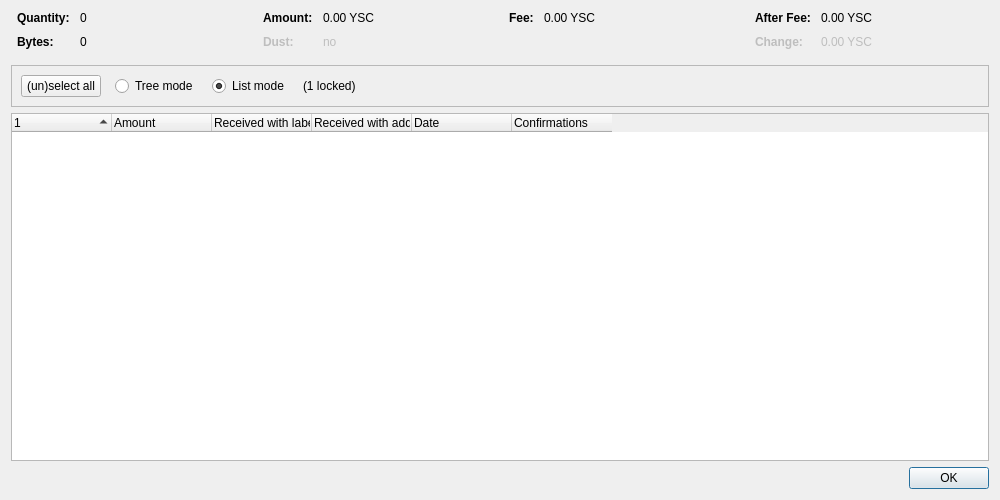
<?xml version="1.0" encoding="UTF-8"?>
<ui version="4.0">
 <class>CoinControlDialog</class>
 <widget class="QDialog" name="CoinControlDialog">
  <property name="geometry">
   <rect>
    <x>0</x>
    <y>0</y>
    <width>1000</width>
    <height>500</height>
   </rect>
  </property>
  <property name="windowTitle">
   <string>Coin Selection</string>
  </property>
  <layout class="QVBoxLayout" name="verticalLayout">
   <item>
    <layout class="QHBoxLayout" name="horizontalLayoutTop" stretch="0,0,0,0">
     <property name="topMargin">
      <number>0</number>
     </property>
     <property name="bottomMargin">
      <number>10</number>
     </property>
     <item>
      <layout class="QFormLayout" name="formLayoutCoinControl1">
       <property name="horizontalSpacing">
        <number>10</number>
       </property>
       <property name="verticalSpacing">
        <number>10</number>
       </property>
       <property name="leftMargin">
        <number>6</number>
       </property>
       <property name="rightMargin">
        <number>6</number>
       </property>
       <item row="0" column="0">
        <widget class="QLabel" name="labelCoinControlQuantityText">
         <property name="font">
          <font>
           <weight>75</weight>
           <bold>true</bold>
          </font>
         </property>
         <property name="text">
          <string>Quantity:</string>
         </property>
        </widget>
       </item>
       <item row="0" column="1">
        <widget class="QLabel" name="labelCoinControlQuantity">
         <property name="cursor">
          <cursorShape>IBeamCursor</cursorShape>
         </property>
         <property name="contextMenuPolicy">
          <enum>Qt::ActionsContextMenu</enum>
         </property>
         <property name="text">
          <string notr="true">0</string>
         </property>
         <property name="textInteractionFlags">
          <set>Qt::LinksAccessibleByMouse|Qt::TextSelectableByKeyboard|Qt::TextSelectableByMouse</set>
         </property>
        </widget>
       </item>
       <item row="1" column="0">
        <widget class="QLabel" name="labelCoinControlBytesText">
         <property name="font">
          <font>
           <weight>75</weight>
           <bold>true</bold>
          </font>
         </property>
         <property name="text">
          <string>Bytes:</string>
         </property>
        </widget>
       </item>
       <item row="1" column="1">
        <widget class="QLabel" name="labelCoinControlBytes">
         <property name="cursor">
          <cursorShape>IBeamCursor</cursorShape>
         </property>
         <property name="contextMenuPolicy">
          <enum>Qt::ActionsContextMenu</enum>
         </property>
         <property name="text">
          <string notr="true">0</string>
         </property>
         <property name="textInteractionFlags">
          <set>Qt::LinksAccessibleByMouse|Qt::TextSelectableByKeyboard|Qt::TextSelectableByMouse</set>
         </property>
        </widget>
       </item>
      </layout>
     </item>
     <item>
      <layout class="QFormLayout" name="formLayoutCoinControl2">
       <property name="horizontalSpacing">
        <number>10</number>
       </property>
       <property name="verticalSpacing">
        <number>10</number>
       </property>
       <property name="leftMargin">
        <number>6</number>
       </property>
       <property name="rightMargin">
        <number>6</number>
       </property>
       <item row="0" column="0">
        <widget class="QLabel" name="labelCoinControlAmountText">
         <property name="font">
          <font>
           <weight>75</weight>
           <bold>true</bold>
          </font>
         </property>
         <property name="text">
          <string>Amount:</string>
         </property>
        </widget>
       </item>
       <item row="0" column="1">
        <widget class="QLabel" name="labelCoinControlAmount">
         <property name="cursor">
          <cursorShape>IBeamCursor</cursorShape>
         </property>
         <property name="contextMenuPolicy">
          <enum>Qt::ActionsContextMenu</enum>
         </property>
         <property name="text">
          <string notr="true">0.00 YSC</string>
         </property>
         <property name="textInteractionFlags">
          <set>Qt::LinksAccessibleByMouse|Qt::TextSelectableByKeyboard|Qt::TextSelectableByMouse</set>
         </property>
        </widget>
       </item>
       <item row="1" column="0">
        <widget class="QLabel" name="labelCoinControlLowOutputText">
         <property name="enabled">
          <bool>false</bool>
         </property>
         <property name="font">
          <font>
           <weight>75</weight>
           <bold>true</bold>
          </font>
         </property>
         <property name="text">
          <string>Dust:</string>
         </property>
        </widget>
       </item>
       <item row="1" column="1">
        <widget class="QLabel" name="labelCoinControlLowOutput">
         <property name="enabled">
          <bool>false</bool>
         </property>
         <property name="cursor">
          <cursorShape>IBeamCursor</cursorShape>
         </property>
         <property name="contextMenuPolicy">
          <enum>Qt::ActionsContextMenu</enum>
         </property>
         <property name="text">
          <string notr="true">no</string>
         </property>
         <property name="textInteractionFlags">
          <set>Qt::LinksAccessibleByMouse|Qt::TextSelectableByKeyboard|Qt::TextSelectableByMouse</set>
         </property>
        </widget>
       </item>
      </layout>
     </item>
     <item>
      <layout class="QFormLayout" name="formLayoutCoinControl3">
       <property name="horizontalSpacing">
        <number>10</number>
       </property>
       <property name="verticalSpacing">
        <number>10</number>
       </property>
       <property name="leftMargin">
        <number>6</number>
       </property>
       <property name="rightMargin">
        <number>6</number>
       </property>
       <item row="0" column="0">
        <widget class="QLabel" name="labelCoinControlFeeText">
         <property name="font">
          <font>
           <weight>75</weight>
           <bold>true</bold>
          </font>
         </property>
         <property name="text">
          <string>Fee:</string>
         </property>
        </widget>
       </item>
       <item row="0" column="1">
        <widget class="QLabel" name="labelCoinControlFee">
         <property name="cursor">
          <cursorShape>IBeamCursor</cursorShape>
         </property>
         <property name="contextMenuPolicy">
          <enum>Qt::ActionsContextMenu</enum>
         </property>
         <property name="text">
          <string notr="true">0.00 YSC</string>
         </property>
         <property name="textInteractionFlags">
          <set>Qt::LinksAccessibleByMouse|Qt::TextSelectableByKeyboard|Qt::TextSelectableByMouse</set>
         </property>
        </widget>
       </item>
      </layout>
     </item>
     <item>
      <layout class="QFormLayout" name="formLayoutCoinControl4">
       <property name="horizontalSpacing">
        <number>10</number>
       </property>
       <property name="verticalSpacing">
        <number>10</number>
       </property>
       <property name="leftMargin">
        <number>6</number>
       </property>
       <property name="rightMargin">
        <number>6</number>
       </property>
       <item row="0" column="0">
        <widget class="QLabel" name="labelCoinControlAfterFeeText">
         <property name="font">
          <font>
           <weight>75</weight>
           <bold>true</bold>
          </font>
         </property>
         <property name="text">
          <string>After Fee:</string>
         </property>
        </widget>
       </item>
       <item row="0" column="1">
        <widget class="QLabel" name="labelCoinControlAfterFee">
         <property name="cursor">
          <cursorShape>IBeamCursor</cursorShape>
         </property>
         <property name="contextMenuPolicy">
          <enum>Qt::ActionsContextMenu</enum>
         </property>
         <property name="text">
          <string notr="true">0.00 YSC</string>
         </property>
         <property name="textInteractionFlags">
          <set>Qt::LinksAccessibleByMouse|Qt::TextSelectableByKeyboard|Qt::TextSelectableByMouse</set>
         </property>
        </widget>
       </item>
       <item row="1" column="0">
        <widget class="QLabel" name="labelCoinControlChangeText">
         <property name="enabled">
          <bool>false</bool>
         </property>
         <property name="font">
          <font>
           <weight>75</weight>
           <bold>true</bold>
          </font>
         </property>
         <property name="text">
          <string>Change:</string>
         </property>
        </widget>
       </item>
       <item row="1" column="1">
        <widget class="QLabel" name="labelCoinControlChange">
         <property name="enabled">
          <bool>false</bool>
         </property>
         <property name="cursor">
          <cursorShape>IBeamCursor</cursorShape>
         </property>
         <property name="contextMenuPolicy">
          <enum>Qt::ActionsContextMenu</enum>
         </property>
         <property name="text">
          <string notr="true">0.00 YSC</string>
         </property>
         <property name="textInteractionFlags">
          <set>Qt::LinksAccessibleByMouse|Qt::TextSelectableByKeyboard|Qt::TextSelectableByMouse</set>
         </property>
        </widget>
       </item>
      </layout>
     </item>
    </layout>
   </item>
   <item>
    <widget class="QFrame" name="frame">
     <property name="minimumSize">
      <size>
       <width>0</width>
       <height>40</height>
      </size>
     </property>
     <property name="frameShape">
      <enum>QFrame::StyledPanel</enum>
     </property>
     <property name="frameShadow">
      <enum>QFrame::Sunken</enum>
     </property>
     <layout class="QHBoxLayout" name="horizontalLayout">
      <item>
       <layout class="QHBoxLayout" name="horizontalLayoutPanel" stretch="0,0,0,0,0">
        <property name="spacing">
         <number>14</number>
        </property>
        <item>
         <widget class="QPushButton" name="pushButtonSelectAll">
          <property name="sizePolicy">
           <sizepolicy hsizetype="Maximum" vsizetype="Fixed">
            <horstretch>0</horstretch>
            <verstretch>0</verstretch>
           </sizepolicy>
          </property>
          <property name="text">
           <string>(un)select all</string>
          </property>
          <property name="autoDefault">
           <bool>false</bool>
          </property>
         </widget>
        </item>
        <item>
         <widget class="QRadioButton" name="radioTreeMode">
          <property name="sizePolicy">
           <sizepolicy hsizetype="Maximum" vsizetype="Fixed">
            <horstretch>0</horstretch>
            <verstretch>0</verstretch>
           </sizepolicy>
          </property>
          <property name="text">
           <string>Tree mode</string>
          </property>
         </widget>
        </item>
        <item>
         <widget class="QRadioButton" name="radioListMode">
          <property name="sizePolicy">
           <sizepolicy hsizetype="Maximum" vsizetype="Fixed">
            <horstretch>0</horstretch>
            <verstretch>0</verstretch>
           </sizepolicy>
          </property>
          <property name="text">
           <string>List mode</string>
          </property>
          <property name="checked">
           <bool>true</bool>
          </property>
         </widget>
        </item>
        <item>
         <widget class="QLabel" name="labelLocked">
          <property name="text">
           <string notr="true">(1 locked)</string>
          </property>
         </widget>
        </item>
        <item>
         <spacer name="horizontalSpacer">
          <property name="orientation">
           <enum>Qt::Horizontal</enum>
          </property>
          <property name="sizeHint" stdset="0">
           <size>
            <width>40</width>
            <height>20</height>
           </size>
          </property>
         </spacer>
        </item>
       </layout>
      </item>
     </layout>
    </widget>
   </item>
   <item>
    <widget class="CoinControlTreeWidget" name="treeWidget">
     <property name="contextMenuPolicy">
      <enum>Qt::CustomContextMenu</enum>
     </property>
     <property name="sortingEnabled">
      <bool>false</bool>
     </property>
     <property name="columnCount">
      <number>6</number>
     </property>
     <attribute name="headerShowSortIndicator" stdset="0">
      <bool>true</bool>
     </attribute>
     <attribute name="headerStretchLastSection">
      <bool>false</bool>
     </attribute>
     <column>
      <property name="text">
       <string/>
      </property>
     </column>
     <column>
      <property name="text">
       <string>Amount</string>
      </property>
     </column>
     <column>
      <property name="text">
       <string>Received with label</string>
      </property>
     </column>
     <column>
      <property name="text">
       <string>Received with address</string>
      </property>
     </column>
     <column>
      <property name="text">
       <string>Date</string>
      </property>
     </column>
     <column>
      <property name="text">
       <string>Confirmations</string>
      </property>
      <property name="toolTip">
       <string>Confirmed</string>
      </property>
     </column>
     <column>
      <property name="text">
       <string/>
      </property>
     </column>
     <column>
      <property name="text">
       <string/>
      </property>
     </column>
     <column>
      <property name="text">
       <string/>
      </property>
     </column>
     <column>
      <property name="text">
       <string/>
      </property>
     </column>
    </widget>
   </item>
   <item>
    <widget class="QDialogButtonBox" name="buttonBox">
     <property name="orientation">
      <enum>Qt::Horizontal</enum>
     </property>
     <property name="standardButtons">
      <set>QDialogButtonBox::Ok</set>
     </property>
    </widget>
   </item>
  </layout>
 </widget>
 <customwidgets>
  <customwidget>
   <class>CoinControlTreeWidget</class>
   <extends>QTreeWidget</extends>
   <header>qt/coincontroltreewidget.h</header>
  </customwidget>
 </customwidgets>
 <resources/>
 <connections/>
</ui>
